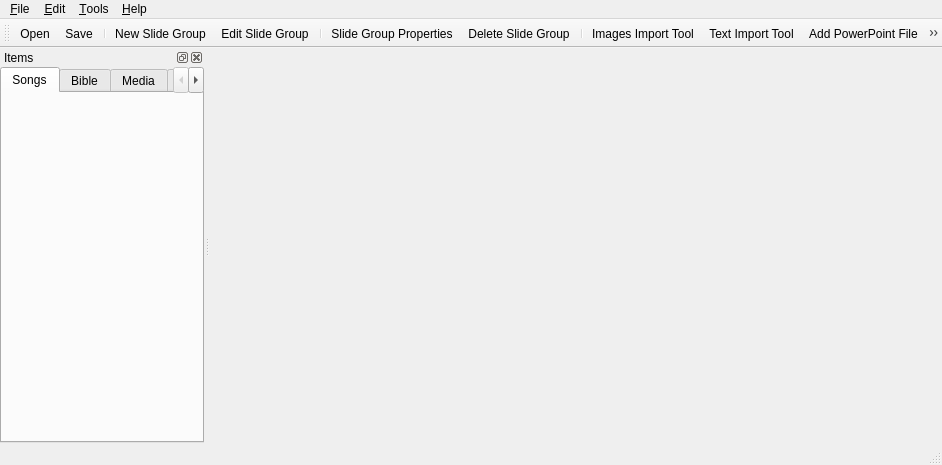
<?xml version="1.0" encoding="UTF-8"?>
<ui version="4.0">
 <class>MainWindow</class>
 <widget class="QMainWindow" name="MainWindow">
  <property name="geometry">
   <rect>
    <x>0</x>
    <y>0</y>
    <width>942</width>
    <height>465</height>
   </rect>
  </property>
  <property name="windowTitle">
   <string>MainWindow</string>
  </property>
  <widget class="QWidget" name="centralwidget">
   <layout class="QVBoxLayout" name="verticalLayout">
    <property name="margin">
     <number>0</number>
    </property>
   </layout>
  </widget>
  <widget class="QMenuBar" name="menubar">
   <property name="geometry">
    <rect>
     <x>0</x>
     <y>0</y>
     <width>942</width>
     <height>25</height>
    </rect>
   </property>
   <widget class="QMenu" name="menuFile">
    <property name="title">
     <string>&amp;File</string>
    </property>
    <addaction name="actionNew"/>
    <addaction name="separator"/>
    <addaction name="actionOpen"/>
    <addaction name="actionSave"/>
    <addaction name="actionSave_As"/>
    <addaction name="separator"/>
    <addaction name="actionApp_Settings"/>
    <addaction name="actionDoc_Settings"/>
    <addaction name="separator"/>
    <addaction name="actionExit"/>
   </widget>
   <widget class="QMenu" name="menuEdit">
    <property name="title">
     <string>&amp;Edit</string>
    </property>
    <addaction name="actionNew_Slide_Group"/>
    <addaction name="actionEdit_Slide_Group"/>
    <addaction name="actionDelete_Slide_Group"/>
   </widget>
   <widget class="QMenu" name="menuHelp">
    <property name="title">
     <string>&amp;Help</string>
    </property>
    <addaction name="actionAbout_DViz"/>
    <addaction name="separator"/>
    <addaction name="actionVisit_DViz_Website"/>
   </widget>
   <widget class="QMenu" name="menuTools">
    <property name="title">
     <string>&amp;Tools</string>
    </property>
    <addaction name="actionImages_Import_Tool"/>
    <addaction name="actionText_Import_Tool"/>
    <addaction name="separator"/>
    <addaction name="actionAdd_PowerPoint_File"/>
    <addaction name="separator"/>
    <addaction name="actionImport_Slide_Group"/>
    <addaction name="actionAdd_Group_Player"/>
   </widget>
   <addaction name="menuFile"/>
   <addaction name="menuEdit"/>
   <addaction name="menuTools"/>
   <addaction name="menuHelp"/>
  </widget>
  <widget class="QStatusBar" name="statusbar"/>
  <widget class="QDockWidget" name="dwItems">
   <property name="windowTitle">
    <string>Items</string>
   </property>
   <attribute name="dockWidgetArea">
    <number>1</number>
   </attribute>
   <widget class="QWidget" name="dockWidgetContents_2">
    <layout class="QVBoxLayout" name="verticalLayout_2">
     <property name="margin">
      <number>0</number>
     </property>
     <item>
      <widget class="QTabWidget" name="tabWidget">
       <property name="currentIndex">
        <number>0</number>
       </property>
       <property name="movable">
        <bool>false</bool>
       </property>
       <widget class="QWidget" name="tabSongs">
        <attribute name="title">
         <string>Songs</string>
        </attribute>
       </widget>
       <widget class="QWidget" name="tabBible">
        <attribute name="title">
         <string>Bible</string>
        </attribute>
       </widget>
       <widget class="QWidget" name="tabMedia">
        <attribute name="title">
         <string>Media</string>
        </attribute>
       </widget>
       <widget class="QWidget" name="tabSlides">
        <attribute name="title">
         <string>Slides</string>
        </attribute>
       </widget>
      </widget>
     </item>
    </layout>
   </widget>
  </widget>
  <widget class="QToolBar" name="toolBar">
   <property name="windowTitle">
    <string>Main Toolbar</string>
   </property>
   <attribute name="toolBarArea">
    <enum>TopToolBarArea</enum>
   </attribute>
   <attribute name="toolBarBreak">
    <bool>false</bool>
   </attribute>
   <addaction name="actionOpen"/>
   <addaction name="actionSave"/>
   <addaction name="separator"/>
   <addaction name="actionNew_Slide_Group"/>
   <addaction name="actionEdit_Slide_Group"/>
   <addaction name="separator"/>
   <addaction name="actionSlide_Group_Properties"/>
   <addaction name="actionDelete_Slide_Group"/>
   <addaction name="separator"/>
   <addaction name="actionImages_Import_Tool"/>
   <addaction name="actionText_Import_Tool"/>
   <addaction name="actionAdd_PowerPoint_File"/>
   <addaction name="separator"/>
   <addaction name="actionToggle_Live_Output"/>
  </widget>
  <action name="actionOpen">
   <property name="text">
    <string>&amp;Open ...</string>
   </property>
  </action>
  <action name="actionSave">
   <property name="text">
    <string>&amp;Save</string>
   </property>
  </action>
  <action name="actionSave_As">
   <property name="text">
    <string>Save &amp;As ...</string>
   </property>
  </action>
  <action name="actionNew">
   <property name="text">
    <string>&amp;New</string>
   </property>
  </action>
  <action name="actionNew_Slide_Group">
   <property name="text">
    <string>New Slide Group</string>
   </property>
   <property name="shortcut">
    <string>Ctrl+N</string>
   </property>
  </action>
  <action name="actionDelete_Slide_Group">
   <property name="text">
    <string>Delete Slide Group</string>
   </property>
   <property name="shortcut">
    <string>Shift+D</string>
   </property>
  </action>
  <action name="actionAbout_DViz">
   <property name="text">
    <string>About DViz</string>
   </property>
  </action>
  <action name="actionVisit_DViz_Website">
   <property name="text">
    <string>Visit DViz Website</string>
   </property>
  </action>
  <action name="actionExit">
   <property name="text">
    <string>E&amp;xit</string>
   </property>
  </action>
  <action name="actionEdit_Slide_Group">
   <property name="text">
    <string>Edit Slide Group</string>
   </property>
   <property name="shortcut">
    <string>F2</string>
   </property>
  </action>
  <action name="actionSlide_Group_Properties">
   <property name="text">
    <string>Slide Group Properties</string>
   </property>
   <property name="shortcut">
    <string>Shift+F2</string>
   </property>
  </action>
  <action name="actionApp_Settings">
   <property name="text">
    <string>Program Settings ...</string>
   </property>
  </action>
  <action name="actionDoc_Settings">
   <property name="text">
    <string>Document Settings ...</string>
   </property>
  </action>
  <action name="actionImages_Import_Tool">
   <property name="text">
    <string>Images Import Tool</string>
   </property>
  </action>
  <action name="actionText_Import_Tool">
   <property name="text">
    <string>Text Import Tool</string>
   </property>
  </action>
  <action name="actionAdd_PowerPoint_File">
   <property name="text">
    <string>Add PowerPoint File ...</string>
   </property>
  </action>
  <action name="actionImport_Slide_Group">
   <property name="text">
    <string>Import Slide Group ...</string>
   </property>
  </action>
  <action name="actionAdd_Group_Player">
   <property name="text">
    <string>Add Group Player</string>
   </property>
  </action>
  <action name="actionToggle_Live_Output">
   <property name="checkable">
    <bool>true</bool>
   </property>
   <property name="icon">
    <iconset resource="dviz.qrc">
     <normaloff>:/data/stock-media-rec.png</normaloff>:/data/stock-media-rec.png</iconset>
   </property>
   <property name="text">
    <string>Toggle Live Output</string>
   </property>
  </action>
 </widget>
 <resources>
  <include location="dviz.qrc"/>
 </resources>
 <connections/>
</ui>
